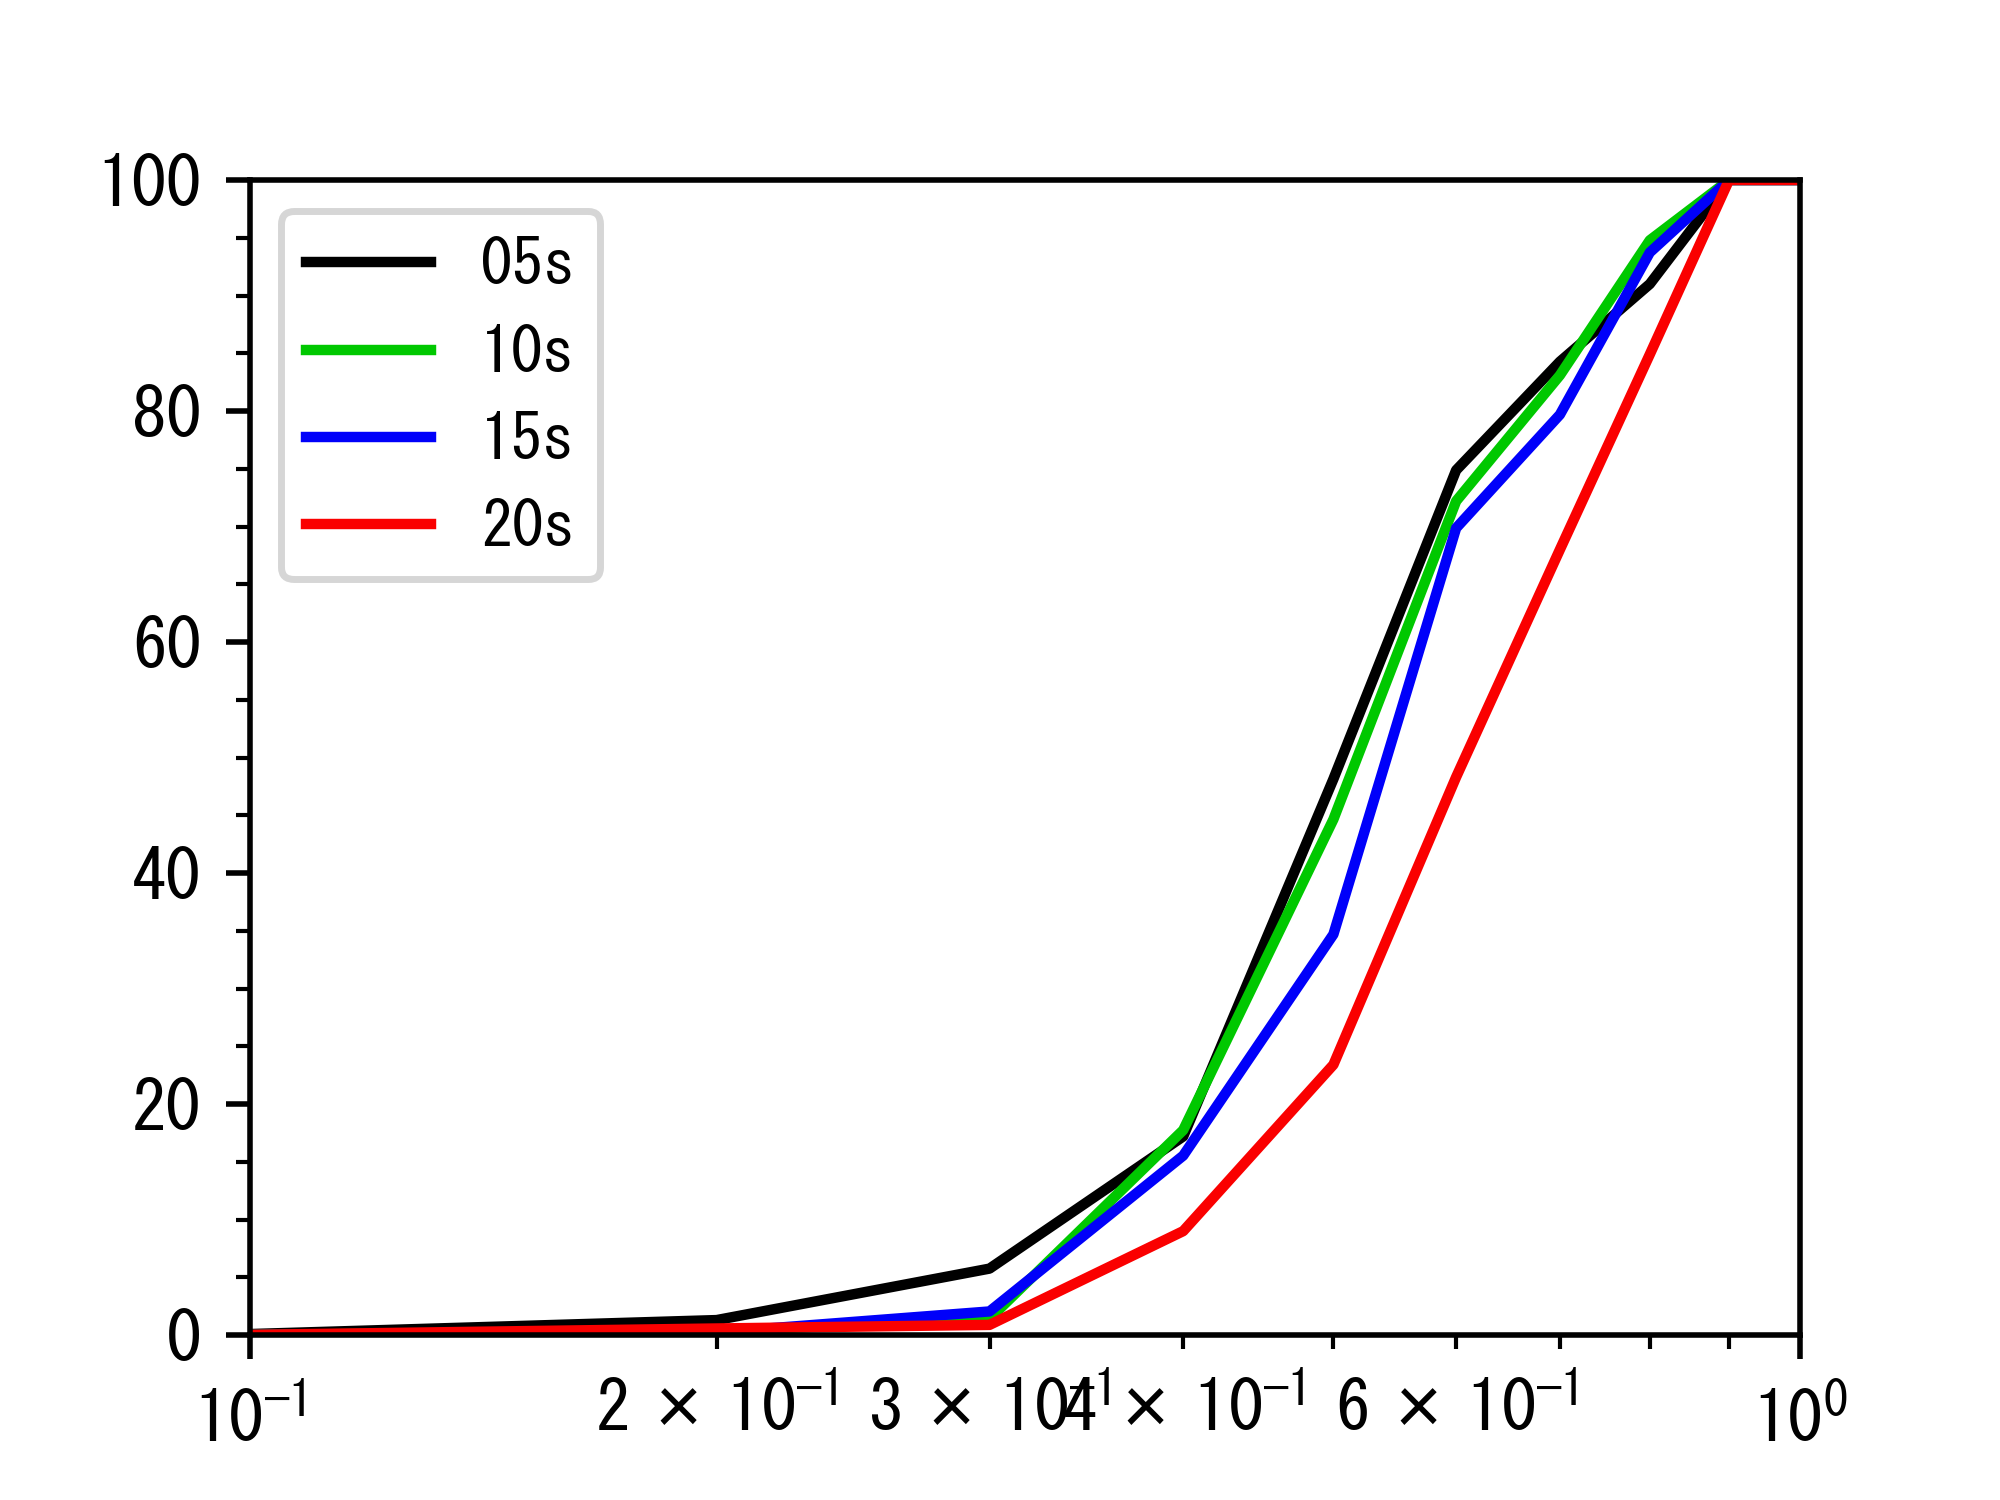

Recreate this plot in Python.
import matplotlib as mpl
mpl.rcParams['font.family'] = 'MS Gothic'


import numpy as np
import matplotlib.pyplot as plt
import os

input_folder="ParticleSizeDistribution_Front"
fig, ax = plt.subplots(dpi=500, figsize=(4,3))   
ihk=-1
for file_name in os.listdir(input_folder):

    DATA = np.loadtxt(os.path.join(input_folder, file_name),skiprows=1)
    d = DATA[:,0]
    mpar = DATA[:,1]
    lw=1.5
    ihk=ihk+1
    if ihk==1:
        s="05s"
        cr=0/255
        cg=0/255
        cb=0/255
        plt.plot(d,mpar,label=s,color=(cr,cg,cb),linewidth=lw)
    elif ihk==2:
        s="10s"
        cr=0/255
        cg=200/255
        cb=0/255
        plt.plot(d,mpar,label=s,color=(cr,cg,cb),linewidth=lw)
    elif ihk==3:
        s="15s"
        cr=0/255
        cg=0/255
        cb=250/255
        plt.plot(d,mpar,label=s,color=(cr,cg,cb),linewidth=lw)
    elif ihk==4:
        s="20s"
        cr=250/255
        cg=0/255
        cb=0/255
        plt.plot(d,mpar,label=s,color=(cr,cg,cb),linewidth=lw)

    plt.legend(fontsize=9)

    plt.xlim(0.1,1.0)

    plt.ylim(0,100)

    plt.minorticks_on()

    ax.set_xscale('log')
    
sname= 'Fig08.png'
plt.savefig(sname)